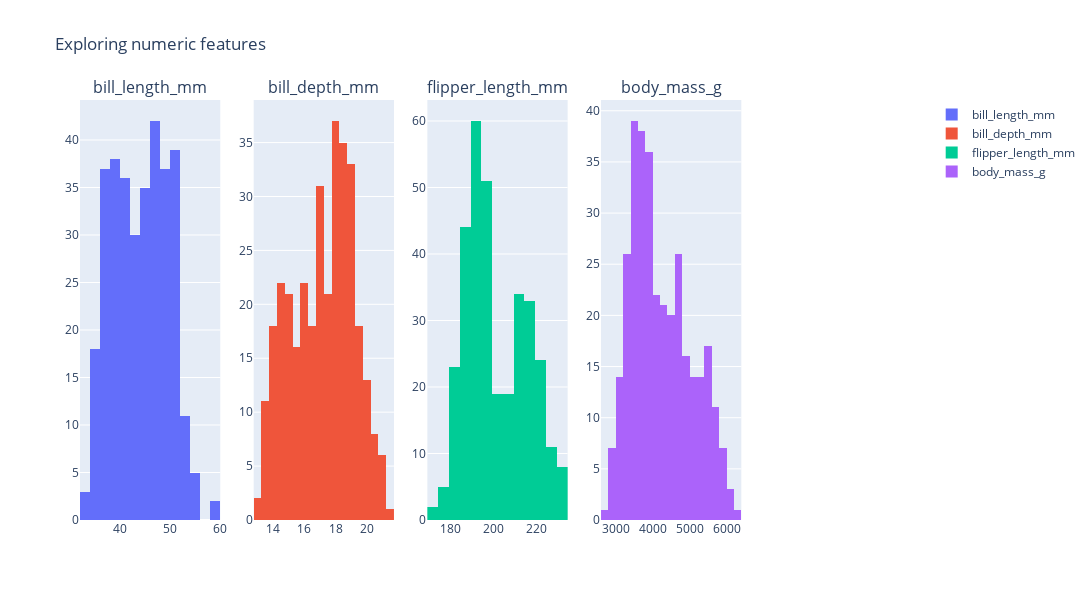

The notebook cell saved with this chart:
### Markdown cell above
Визуально outlier-ы не обнаружены, давайте теперь взглянем на распределение этих переменных. Данных довольно мало, но все же видно, что bill_depth_mm и flipper_length_mm визуально напоминают бимодальное распределение, можно выдвинуть гипотезу о том, что это как раз хороший предиктор на классы. Также как-будто можно заметить три выраженных пика в переменной Вес, возможно пингвины разных видов в среднем отличаются по весу на 5-7 грамм.

### Code cell
fig = make_subplots(rows=1, cols=5, shared_xaxes=True, 
                    subplot_titles=numeric_columns[:-1])

for i in range(1,5):
    fig.add_trace(
        go.Histogram(x=df[numeric_columns[i-1]],name=numeric_columns[i-1]),
        row=1, col=i
    )

fig.update_layout(height=600, width=1200, title_text="Exploring numeric features")

fig.show()

### Figure 1 — Plotly figure (JSON) as saved in the notebook; plotly's stock layout.template omitted (floating-point values rounded to 4 significant figures; data arrays with more than 128 entries replaced by an {"elided": "..."} marker saying what was removed)
{"data": [{"name": "bill_length_mm", "type": "histogram", "x": {"elided": "333 float values"}, "xaxis": "x", "yaxis": "y"}, {"name": "bill_depth_mm", "type": "histogram", "x": {"elided": "333 float values"}, "xaxis": "x2", "yaxis": "y2"}, {"name": "flipper_length_mm", "type": "histogram", "x": {"elided": "333 int values"}, "xaxis": "x3", "yaxis": "y3"}, {"name": "body_mass_g", "type": "histogram", "x": {"elided": "333 int values"}, "xaxis": "x4", "yaxis": "y4"}], "layout": {"annotations": [{"font": {"size": 16}, "showarrow": false, "text": "bill_length_mm", "x": 0.084, "xanchor": "center", "xref": "paper", "y": 1, "yanchor": "bottom", "yref": "paper"}, {"font": {"size": 16}, "showarrow": false, "text": "bill_depth_mm", "x": 0.292, "xanchor": "center", "xref": "paper", "y": 1, "yanchor": "bottom", "yref": "paper"}, {"font": {"size": 16}, "showarrow": false, "text": "flipper_length_mm", "x": 0.5, "xanchor": "center", "xref": "paper", "y": 1, "yanchor": "bottom", "yref": "paper"}, {"font": {"size": 16}, "showarrow": false, "text": "body_mass_g", "x": 0.708, "xanchor": "center", "xref": "paper", "y": 1, "yanchor": "bottom", "yref": "paper"}], "height": 600, "title": {"text": "Exploring numeric features"}, "width": 1200, "xaxis": {"anchor": "y", "domain": [0, 0.168]}, "xaxis2": {"anchor": "y2", "domain": [0.208, 0.376]}, "xaxis3": {"anchor": "y3", "domain": [0.416, 0.584]}, "xaxis4": {"anchor": "y4", "domain": [0.624, 0.792]}, "xaxis5": {"anchor": "y5", "domain": [0.832, 1]}, "yaxis": {"anchor": "x", "domain": [0, 1]}, "yaxis2": {"anchor": "x2", "domain": [0, 1]}, "yaxis3": {"anchor": "x3", "domain": [0, 1]}, "yaxis4": {"anchor": "x4", "domain": [0, 1]}, "yaxis5": {"anchor": "x5", "domain": [0, 1]}}}
